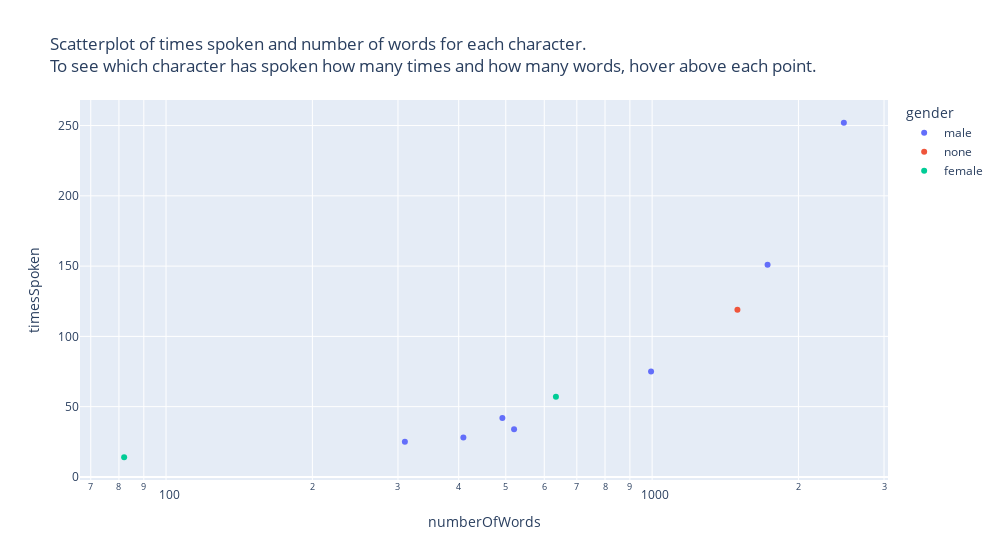

The cell this chart's notebook holds for it:
### Markdown cell above
Bubble charts

### Code cell
import plotly.express as px
df = px.data.gapminder()

fig = px.scatter(actorDF, x="numberOfWords", y="timesSpoken", color="gender", hover_name="actor", log_x=True, size_max=60, width=1000, 
title="Scatterplot of times spoken and number of words for each character. <br>To see which character has spoken how many times and how many words, hover above each point.")
fig.show()

### Figure 1 — Plotly figure (JSON) as saved in the notebook; plotly's stock layout.template omitted (floating-point values rounded to 4 significant figures)
{"data": [{"hovertemplate": "<b>%{hovertext}</b><br><br>gender=male<br>numberOfWords=%{x}<br>timesSpoken=%{y}<extra></extra>", "hovertext": ["LUKE", "HAN", "BEN", "VADER", "BIGGS", "TARKIN", "OWEN"], "legendgroup": "male", "marker": {"color": "#636efa", "symbol": "circle"}, "mode": "markers", "name": "male", "orientation": "v", "showlegend": true, "type": "scatter", "x": [2480, 1728, 995, 492, 520, 409, 310], "xaxis": "x", "y": [252, 151, 75, 42, 34, 28, 25], "yaxis": "y"}, {"hovertemplate": "<b>%{hovertext}</b><br><br>gender=none<br>numberOfWords=%{x}<br>timesSpoken=%{y}<extra></extra>", "hovertext": ["C3PO"], "legendgroup": "none", "marker": {"color": "#EF553B", "symbol": "circle"}, "mode": "markers", "name": "none", "orientation": "v", "showlegend": true, "type": "scatter", "x": [1498], "xaxis": "x", "y": [119], "yaxis": "y"}, {"hovertemplate": "<b>%{hovertext}</b><br><br>gender=female<br>numberOfWords=%{x}<br>timesSpoken=%{y}<extra></extra>", "hovertext": ["LEIA", "WEDGE"], "legendgroup": "female", "marker": {"color": "#00cc96", "symbol": "circle"}, "mode": "markers", "name": "female", "orientation": "v", "showlegend": true, "type": "scatter", "x": [634, 82], "xaxis": "x", "y": [57, 14], "yaxis": "y"}], "layout": {"legend": {"title": {"text": "gender"}, "tracegroupgap": 0}, "title": {"text": "Scatterplot of times spoken and number of words for each character. <br>To see which character has spoken how many times and how many words, hover above each point."}, "width": 1000, "xaxis": {"anchor": "y", "domain": [0, 1], "title": {"text": "numberOfWords"}, "type": "log"}, "yaxis": {"anchor": "x", "domain": [0, 1], "title": {"text": "timesSpoken"}}}}
